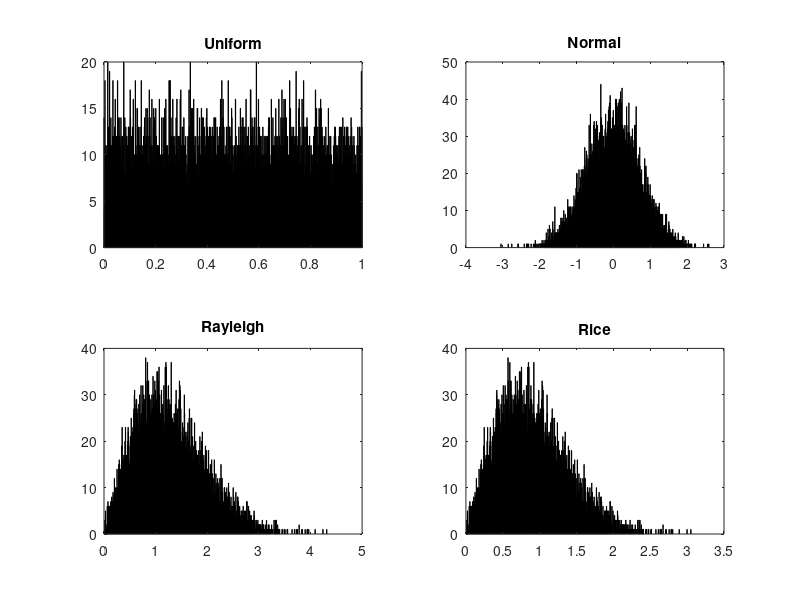

Source code (MATLAB):
clc
clear

var=1;
mean=0;

x1=rand(1,10000);     % uniform random varianle
x2=rand(1,10000);     % uniform random varianle
xn1=sqrt(-log(x1)).*cos(2*pi*x2);
xn2=sqrt(-log(x1)).*sin(2*pi*x2);
xry=sqrt(-2*log(x1));  % Rayleigh distribution random varianle
xrc=sqrt(xn1.^2+xn2.^2);  % Rice distribution


figure
subplot(2,2,1)
hist(x1,1000)
title('Uniform')

subplot(2,2,2)
hist(xn1,1000)
title('Normal')

subplot(2,2,3)
hist(xry,1000)
title('Rayleigh')

subplot(2,2,4)
hist(xrc,1000)
title('Rice')

% h = findobj(gca,'Type','patch');
% h.FaceColor = [0.8 0.2 0.5];
% h.EdgeColor = 'w';
% 
% hold on
% 
% hist(x1,100)
% h1 = findobj(gca,'Type','patch');
% h1.FaceColor = [0.1 0.8 0.1];
% h1.EdgeColor = 'w';

%hold on
%hist(xn2,100)
